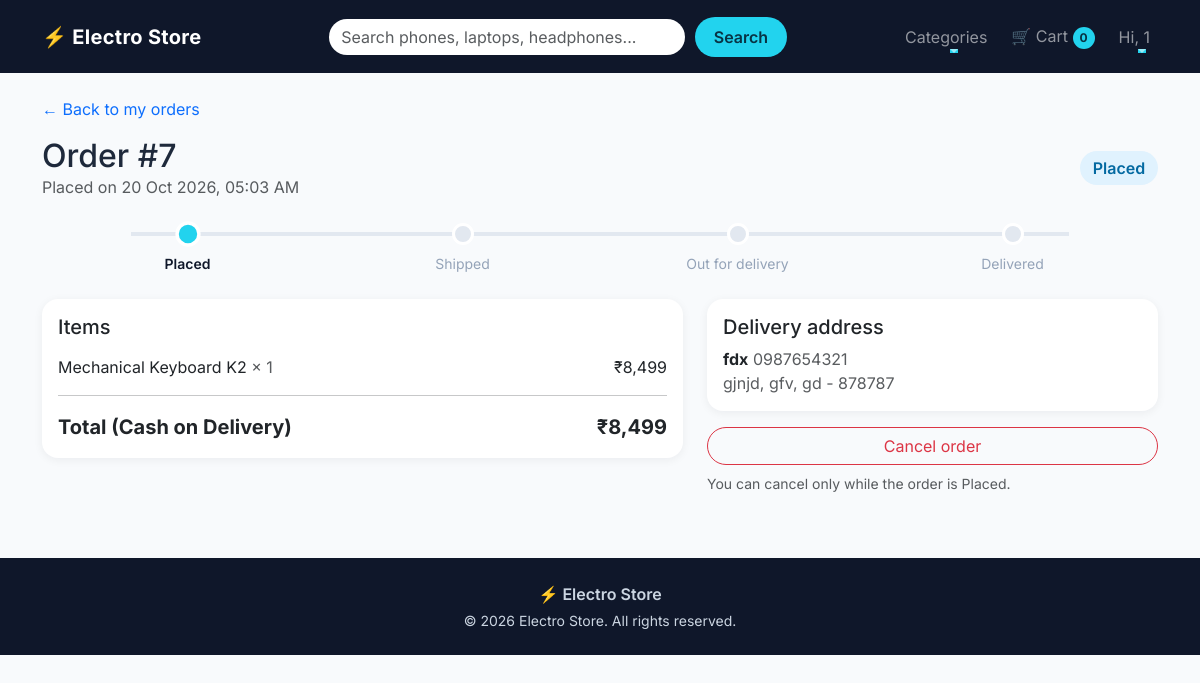
Page /orders/7/ (signed in) on the committed database.
### accounts/models.py (models this page shows)
class User(AbstractUser):
    phone = models.CharField(max_length=15, blank=True)

### orders/models.py (models this page shows, shortened)
class Order(models.Model):
    STATUS_CHOICES = [
        ('PLACED', 'Placed'),
        ('SHIPPED', 'Shipped'),
        ('OUT_FOR_DELIVERY', 'Out for delivery'),
        ('DELIVERED', 'Delivered'),
        ('CANCELLED', 'Cancelled'),
    ]
    user = models.ForeignKey(
        settings.AUTH_USER_MODEL,
        on_delete=models.CASCADE,
        related_name='orders'
    )
    full_name = models.CharField(max_length=100)
    phone = models.CharField(max_length=15)
    address_line = models.CharField(max_length=255)
    city = models.CharField(max_length=100)
    state = models.CharField(max_length=100)
    pincode = models.CharField(max_length=10)
    total_amount = models.DecimalField(max_digits=10, decimal_places=2)
    status = models.CharField(
        max_length=20,
        choices=STATUS_CHOICES,
        default='PLACED'
    )
    created_at = models.DateTimeField(auto_now_add=True)
    class Meta:
        ordering = ['-created_at']
    @property
    def can_cancel(self):
        return self.status == 'PLACED'
    @property
    def status_step(self):
        mapping = {
         'PLACED': 1,
         'SHIPPED': 2,
         'OUT_FOR_DELIVERY': 3,
         'DELIVERED': 4,
         'CANCELLED': 0,
        }
        return mapping.get(self.status, 0)

class OrderItem(models.Model):
    order = models.ForeignKey(
        Order,
        on_delete=models.CASCADE,
        related_name='items'
    )
    product = models.ForeignKey(
        Product,
        on_delete=models.SET_NULL,
        null=True,
        blank=True
    )
    product_name = models.CharField(max_length=200)
    price = models.DecimalField(max_digits=10, decimal_places=2)
    quantity = models.PositiveIntegerField()
    @property
    def subtotal(self):
        return self.price * self.quantity

### orders/views.py (the view)
# urls.py: path('<int:order_id>/', views.order_detail_view, name='order_detail'),
@login_required
def order_detail_view(request, order_id):
    order = get_object_or_404(
        Order,
        id=order_id,
        user=request.user
    )
    return render(
        request,
        'orders_templates/order_detail.html',
        {'order': order}
    )

### cart/context_processors.py (called while the page is built)
def cart_count(request):
    count = 0
    if request.user.is_authenticated:
        cart = Cart.objects.filter(user=request.user).first()
        if cart:
            count = cart.total_items
    return {'cart_count': count}

### cart/models.py (called while the page is built)
    @property
    def total_items(self):
        return sum(item.quantity for item in self.items.all())

### store/context_processors.py (called while the page is built)
def categories(request):
    return {'nav_categories' : Category.objects.all()}

def wishlist_ids(request):
    if request.user.is_authenticated:
        ids = set(
            Wishlist.objects.filter(
                user=request.user
            ).values_list('product_id', flat=True)
        )
    else:
        ids = set()
    return {'wishlist_ids': ids}

### templates/orders_templates/order_detail.html (shortened to what this page needs)
{% extends 'base.html' %}
{% load humanize %}
{% block content %}
<a href="{% url 'orders:order_list' %}" class="text-decoration-none">&larr; Back to my orders</a>
<div class="d-flex flex-wrap justify-content-between align-items-center mt-3 mb-4">
  <div>
    <h2 class="mb-0">Order #{{ order.id }}</h2>
    <span class="text-muted">Placed on {{ order.created_at|date:"d M Y, h:i A" }}</span>
  </div>
  <span class="status-badge status-{{ order.status }} fs-6">{{ order.get_status_display }}</span>
</div>
{% if order.status == 'CANCELLED' %}
<div class="alert alert-danger">This order was cancelled.</div>
{% else %}
<div class="tracker mb-4">
  <div class="tracker-step {% if order.status_step >= 1 %}done{% endif %}"><span class="dot"></span><small>Placed</small></div>
  <div class="tracker-step {% if order.status_step >= 2 %}done{% endif %}"><span class="dot"></span><small>Shipped</small></div>
  <div class="tracker-step {% if order.status_step >= 3 %}done{% endif %}"><span class="dot"></span><small>Out for delivery</small></div>
  <div class="tracker-step {% if order.status_step >= 4 %}done{% endif %}"><span class="dot"></span><small>Delivered</small></div>
</div>
{% endif %}
<div class="row g-4">
  <div class="col-lg-7">
    <div class="card cart-summary">
      <div class="card-body">
        <h5 class="mb-3">Items</h5>
        {% for item in order.items.all %}
        <div class="d-flex justify-content-between mb-2">
          <span>
            {% if item.product %}
              <a href="{% url 'store:product_detail' item.product.slug %}" class="text-decoration-none text-dark">{{ item.product_name }}</a>
            {% else %}
              {{ item.product_name }}
            {% endif %}
            <span class="text-muted">x {{ item.quantity }}</span>
          </span>
          <span>₹{{ item.subtotal|floatformat:0|intcomma }}</span>
        </div>
        {% endfor %}
        <hr>
        <div class="d-flex justify-content-between fw-bold fs-5">
          <span>Total (Cash on Delivery)</span>
          <span>₹{{ order.total_amount|floatformat:0|intcomma }}</span>
        </div>
      </div>
    </div>
  </div>
  <div class="col-lg-5">
    <div class="card cart-summary mb-3">
      <div class="card-body">
        <h5 class="mb-2">Delivery address</h5>
        <strong>{{ order.full_name }}</strong> <span class="text-muted">{{ order.phone }}</span>
        <p class="mb-0 text-muted">{{ order.address_line }}, {{ order.city }}, {{ order.state }} - {{ order.pincode }}</p>
      </div>
    </div>
    {% if order.can_cancel %}
    <form method="post" action="{% url 'orders:cancel_order' order.id %}"
          onsubmit="return confirm('Cancel this order?');">
      <button type="submit" class="btn btn-outline-danger w-100 rounded-pill">Cancel order</button>
    </form>
    <p class="text-muted small mt-2">You can cancel only while the order is Placed.</p>
    {% endif %}
  </div>
</div>
{% endblock %}

### templates/base.html (shortened to what this page needs)
{% load static %}
<!DOCTYPE html>
<html lang="en">
<head>
  <link href="https://cdn.jsdelivr.net/npm/bootstrap@5.3.3/dist/css/bootstrap.min.css" rel="stylesheet">
  <link href="{% static 'css/style.css' %}" rel="stylesheet">
</head>
<body>
  <nav class="navbar navbar-expand-lg navbar-dark sticky-top site-navbar" id="mainNavbar">
    <div class="container">
      <a class="navbar-brand" href="{% url 'store:home' %}"><span class="brand-icon">⚡</span> Electro Store</a>
      <div class="collapse navbar-collapse" id="navMenu">
        <form class="search-form mx-lg-auto my-3 my-lg-0" role="search" action="{% url 'store:product_list' %}"
          method="get">
          <input class="form-control" type="search" name="q" placeholder="Search phones, laptops, headphones...">
          <button class="btn btn-accent" type="submit">Search</button>
        </form>
        <ul class="navbar-nav align-items-lg-center gap-lg-2">
          <li class="nav-item dropdown">
            <a class="nav-link nav-anim dropdown-toggle" href="#" role="button" data-bs-toggle="dropdown"
              aria-expanded="false">
              Categories
            </a>
          </li>
          <li class="nav-item">
            <a class="nav-link nav-anim" href="{% url 'cart:cart_detail' %}">
              🛒 Cart <span class="cart-badge" id="cartCount">{{ cart_count }}</span>
            </a>
          </li>
          {% if user.is_authenticated %}
          <li class="nav-item dropdown">
            <a class="nav-link nav-anim dropdown-toggle" href="#" role="button" data-bs-toggle="dropdown"
              aria-expanded="false">
              Hi, {{ user.first_name|default:user.username }}
            </a>
          </li>
          {% else %}
          <li class="nav-item"><a class="nav-link nav-anim" href="{% url 'accounts:login' %}">Login</a></li>
          <li class="nav-item"><a class="btn btn-accent ms-lg-2" href="{% url 'accounts:signup' %}">Sign Up</a></li>
          {% endif %}
        </ul>
      </div>
    </div>
  </nav>
  <main class="container my-4 page-content">
    {% block content %}{% endblock %}
  </main>
  <footer class="site-footer mt-5">
    <div class="container py-4 text-center">
      <p class="mb-1 fw-semibold">⚡ Electro Store</p>
      <p class="mb-0 small">© 2026 Electro Store. All rights reserved.</p>
    </div>
  </footer>
</body>
</html>

### static/css/style.css (style rules this page uses)
:root { --bg-dark: #0f172a; --accent: #22d3ee; --accent-dark: #06b6d4; --text-dark: #1e293b; --ease: cubic-bezier(0.22, 1, 0.36, 1); }
body { font-family: 'Inter', system-ui, sans-serif; color: var(--text-dark); background: #f8fafc; animation: pageFade 0.6s var(--ease); }
.site-navbar { background: var(--bg-dark); padding: 1rem 0; transition: padding 0.35s var(--ease), box-shadow 0.35s var(--ease), background 0.35s var(--ease); }
.navbar-brand { font-weight: 700; letter-spacing: 0.3px; transition: transform 0.3s var(--ease); }
.brand-icon { display: inline-block; transition: transform 0.5s var(--ease); }
.nav-anim { position: relative; }
.nav-anim::after { content: ''; position: absolute; left: 50%; bottom: 4px; width: 0; height: 2px; background: var(--accent); transition: width 0.3s var(--ease), left 0.3s var(--ease); }
.search-form { display: flex; width: 100%; max-width: 460px; gap: 0.5rem; }
.search-form .form-control { border-radius: 50px; border: 2px solid transparent; transition: border-color 0.3s, box-shadow 0.3s; }
.btn-accent { background: var(--accent); color: #083344; font-weight: 600; border: none; border-radius: 50px; padding: 0.45rem 1.2rem; transition: transform 0.25s var(--ease), box-shadow 0.25s var(--ease), background 0.25s; }
.cart-badge { display: inline-block; min-width: 22px; padding: 2px 7px; border-radius: 50px; background: var(--accent); color: #083344; font-size: 0.75rem; font-weight: 700; text-align: center; }
.site-footer { background: var(--bg-dark); color: #cbd5e1; }
.cart-item, .cart-summary { border: none; border-radius: 16px; box-shadow: 0 2px 10px rgba(15, 23, 42, 0.06); transition: transform 0.2s ease, box-shadow 0.2s ease; }
.cart-summary { position: sticky; top: 90px; }
.status-badge { display: inline-block; padding: 0.3rem 0.8rem; border-radius: 50px; font-size: 0.8rem; font-weight: 600; background: #e2e8f0; color: #334155; }
.status-PLACED { background: #e0f2fe; color: #0369a1; }
.tracker { display: flex; justify-content: space-between; position: relative; padding: 0 8px; }
.tracker::before { content: ''; position: absolute; top: 9px; left: 8%; right: 8%; height: 4px; background: #e2e8f0; }
.tracker-step { position: relative; z-index: 1; flex: 1; text-align: center; color: #94a3b8; }
.tracker-step .dot { display: block; width: 22px; height: 22px; margin: 0 auto 6px; border-radius: 50%; background: #e2e8f0; border: 3px solid #fff; transition: background 0.4s ease, transform 0.4s ease; }
.tracker-step.done { color: #0f172a; font-weight: 600; }
.tracker-step.done .dot { background: var(--accent); transform: scale(1.15); }

### rows in the picture
User: first_name "1"
Order: id "7", created_at "20 Oct 2026, 05:03 AM", status "Placed", total_amount "8,499", full_name "fdx", phone "0987654321", address_line "gjnjd", city "gfv", state "gd", pincode "878787"
OrderItem: product_name "Mechanical Keyboard K2", quantity "1", subtotal "8,499"

### other values in the picture
{{ cart_count }} "0"
